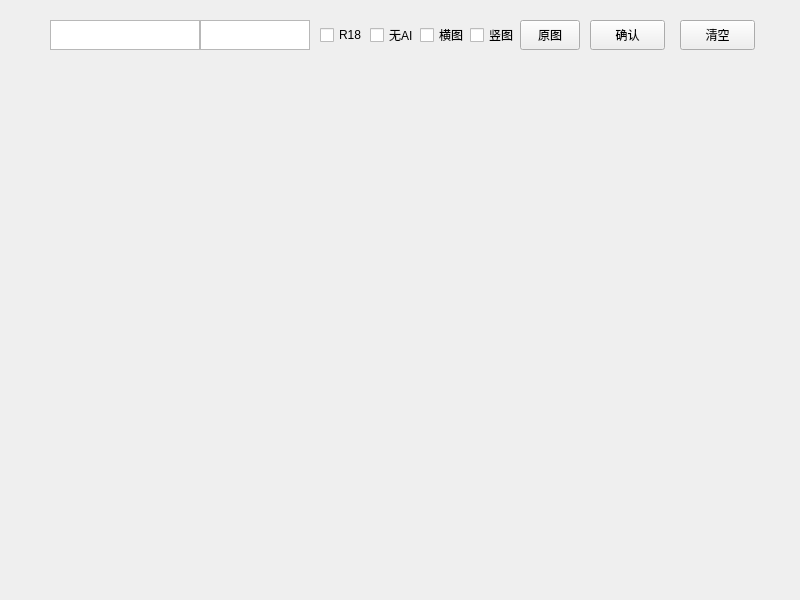
<?xml version="1.0" encoding="UTF-8"?>
<ui version="4.0">
 <class>Setu</class>
 <widget class="QWidget" name="Setu">
  <property name="geometry">
   <rect>
    <x>0</x>
    <y>0</y>
    <width>800</width>
    <height>600</height>
   </rect>
  </property>
  <property name="windowTitle">
   <string>Setu</string>
  </property>
  <widget class="QTextEdit" name="textEdit">
   <property name="geometry">
    <rect>
     <x>50</x>
     <y>20</y>
     <width>150</width>
     <height>30</height>
    </rect>
   </property>
  </widget>
  <widget class="QTextEdit" name="textEdit_2">
   <property name="geometry">
    <rect>
     <x>200</x>
     <y>20</y>
     <width>110</width>
     <height>30</height>
    </rect>
   </property>
  </widget>
  <widget class="QCheckBox" name="checkBox">
   <property name="geometry">
    <rect>
     <x>320</x>
     <y>20</y>
     <width>45</width>
     <height>30</height>
    </rect>
   </property>
   <property name="text">
    <string>R18</string>
   </property>
  </widget>
  <widget class="QCheckBox" name="checkBox_4">
   <property name="geometry">
    <rect>
     <x>370</x>
     <y>20</y>
     <width>45</width>
     <height>30</height>
    </rect>
   </property>
   <property name="text">
    <string>无AI</string>
   </property>
  </widget>
  <widget class="QCheckBox" name="checkBox_2">
   <property name="geometry">
    <rect>
     <x>420</x>
     <y>20</y>
     <width>45</width>
     <height>30</height>
    </rect>
   </property>
   <property name="text">
    <string>横图</string>
   </property>
  </widget>
  <widget class="QCheckBox" name="checkBox_3">
   <property name="geometry">
    <rect>
     <x>470</x>
     <y>20</y>
     <width>45</width>
     <height>30</height>
    </rect>
   </property>
   <property name="text">
    <string>竖图</string>
   </property>
  </widget>
  <widget class="QPushButton" name="pushButton">
   <property name="geometry">
    <rect>
     <x>590</x>
     <y>20</y>
     <width>75</width>
     <height>30</height>
    </rect>
   </property>
   <property name="text">
    <string>确认</string>
   </property>
  </widget>
  <widget class="QPushButton" name="pushButton_2">
   <property name="geometry">
    <rect>
     <x>680</x>
     <y>20</y>
     <width>75</width>
     <height>30</height>
    </rect>
   </property>
   <property name="text">
    <string>清空</string>
   </property>
  </widget>
  <widget class="QPushButton" name="pushButton_3">
   <property name="geometry">
    <rect>
     <x>520</x>
     <y>20</y>
     <width>60</width>
     <height>30</height>
    </rect>
   </property>
   <property name="text">
    <string>原图</string>
   </property>
  </widget>
  <widget class="QLabel" name="labelImage">
   <property name="geometry">
    <rect>
     <x>50</x>
     <y>90</y>
     <width>700</width>
     <height>370</height>
    </rect>
   </property>
   <property name="text">
    <string/>
   </property>
  </widget>
  <widget class="QLabel" name="labelHint">
   <property name="geometry">
    <rect>
     <x>50</x>
     <y>60</y>
     <width>700</width>
     <height>20</height>
    </rect>
   </property>
   <property name="text">
    <string/>
   </property>
  </widget>
  <widget class="QLabel" name="labelTextBelow">
   <property name="geometry">
    <rect>
     <x>50</x>
     <y>470</y>
     <width>700</width>
     <height>110</height>
    </rect>
   </property>
   <property name="text">
    <string/>
   </property>
  </widget>
 </widget>
 <resources/>
 <connections/>
</ui>
